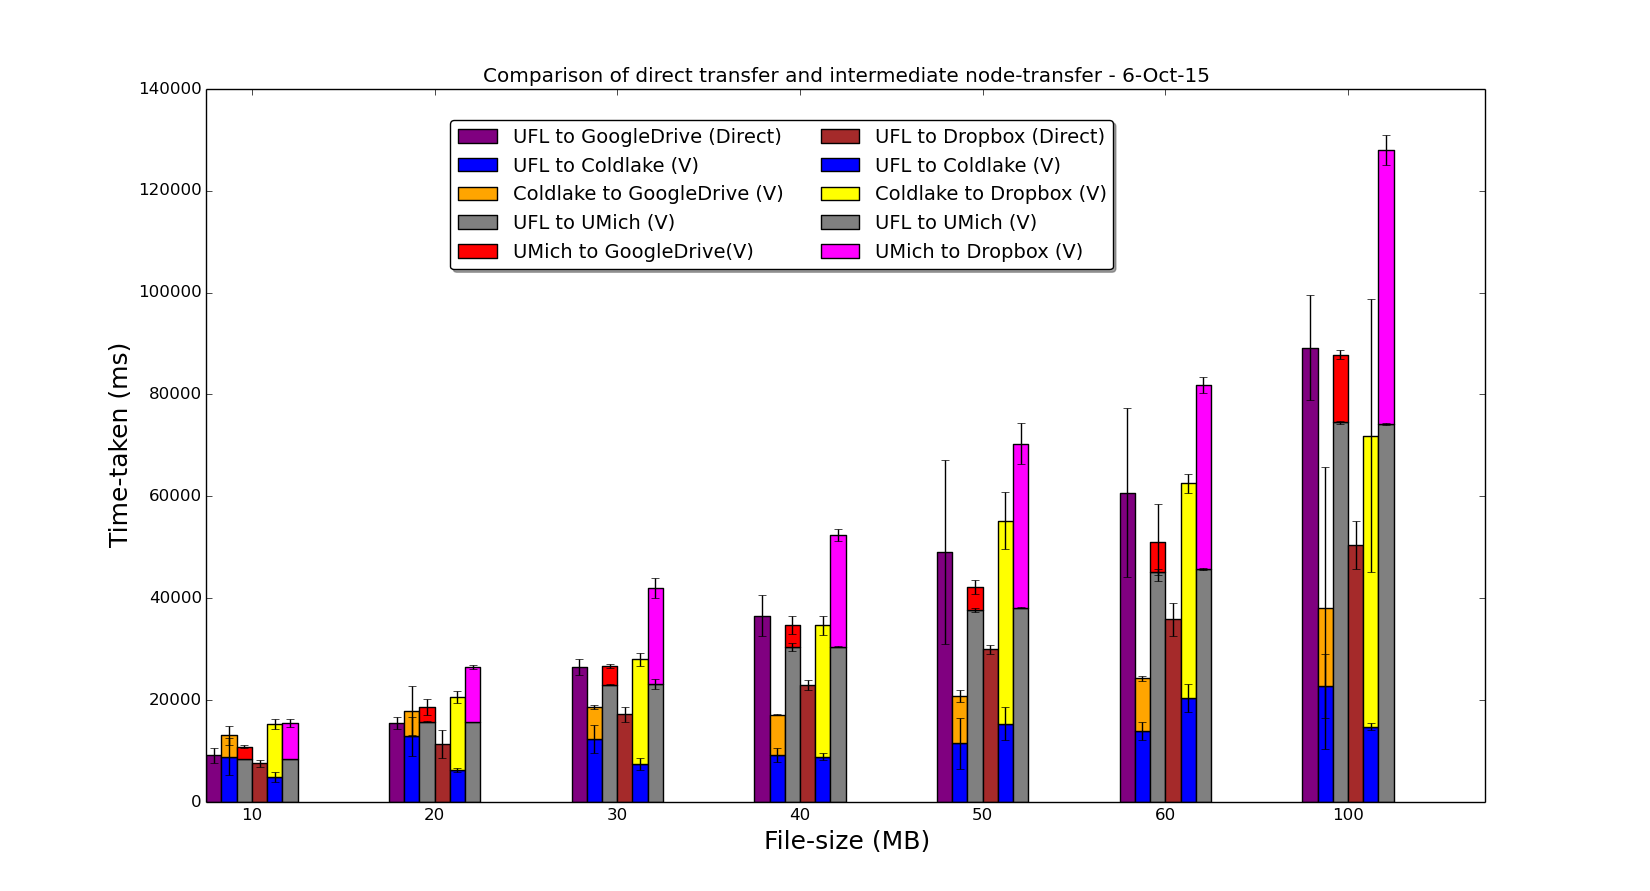

The Python source for this figure:
#import matplotlib libary
import matplotlib.pyplot as plt
import numpy as np
import statistics as st

def median(lst):
    return np.median(np.array(lst))

#define some data
#yi_err is 1.96*STDEVP

#setting color cycle for different curves
colors =['purple', 'blue', 'orange', 'gray', 'red', 'brown', 'blue', 'yellow', 'gray', 'magenta', 'green', 'blue', 'orange', 'gray', 'cyan']
markers = ['o', '^', '*', 's', 'v', '<']
linestyles = [':', '--', '-', '-.', '-.', '--' ]
hatches = ['/', '\\', '|', '-', '+', 'x', 'o', 'O', '.', '*']

x = [10, 20, 30, 40, 50, 60, 100]
labels = ["UFL to GoogleDrive (Direct)", "UFL to Coldlake (V)", "Coldlake to GoogleDrive (V)", "UFL to UMich (V)", "UMich to GoogleDrive(V)", 
	"UFL to Dropbox (Direct)", "UFL to Coldlake (V)", "Coldlake to Dropbox (V)", "UFL to UMich (V)", "UMich to Dropbox (V)", "UFL to OneDrive (Direct)",
	"UFL to Coldlake (V)", "Coldlake to OneDrive (V)", "UFL to UMich (V)", "UMich to OneDrive (V)"
	]
stream = 'upload'
bar_width = 0.25

fig, ax = plt.subplots()
fig.set_size_inches(12, 9.5)

subplotNum = 111 #only one graph
subfig = fig.add_subplot(subplotNum)
ind = np.arange(3, 22, 3)

graphLines = []
rects = []

bar = 0;

j = 0;

directavgs = []
directsds = []

for filesz in x:
	values = []
	with open("GoogDirectUFL.txt") as f:
		for line in f:
			lineValues = line.split('\t')
			if lineValues[2] != stream or (int)(lineValues[1]) != filesz:
				continue
			values.append(float(lineValues[3]))

	directavgs.append(st.median(values[2:7]))
	directsds.append(st.stdev(values[2:7]))

print(directavgs)
print(directsds)


rects.append(ax.bar(ind + bar_width * bar, directavgs, bar_width,
                 color=colors[j],
                 yerr=directsds, ecolor='black'))


j += 1
bar += 1
interavgs = []
intersds = []

for filesz in x:
	values = []
	with open("GoogColdInterUFL.txt") as f:
		for line in f:
			lineValues = line.strip().split(' ')
			if (int)(lineValues[0]) != filesz:
				continue
			values.append(float(lineValues[1]) * 1000)
	interavgs.append(st.median(values[2:7]))
	intersds.append(st.stdev(values[2:7]))

print(interavgs)
print(intersds)

rects.append(ax.bar(ind + bar_width * bar, interavgs, bar_width,
                 color=colors[j],
                 yerr=intersds, ecolor='black'))

j += 1
remoteavgs = []
remotesds = []

for filesz in x:
	values = []
	with open("GoogColdRemote.txt") as f:
		for line in f:
			lineValues = line.split('\t')
			if lineValues[2] != stream or (int)(lineValues[1]) != filesz:
				continue
			values.append(float(lineValues[3]))
	remoteavgs.append(st.median(values[2:7]))
	remotesds.append(st.stdev(values[2:7]))

print(remoteavgs)
print(remotesds)

rects.append(ax.bar(ind + bar_width * bar, remoteavgs, bar_width,
                 color=colors[j],
                 yerr=remotesds,
                 ecolor='black', bottom = interavgs))

j += 1
bar += 1
interavgs = []
intersds = []

for filesz in x:
	values = []
	with open("GoogUMichInterUFL.txt") as f:
		for line in f:
			lineValues = line.strip().split(' ')
			if (int)(lineValues[0]) != filesz:
				continue
			values.append(float(lineValues[1]) * 1000)
	interavgs.append(st.median(values[2:7]))
	intersds.append(st.stdev(values[2:7]))

print(interavgs)
print(intersds)

rects.append(ax.bar(ind + bar_width * bar, interavgs, bar_width,
                 color=colors[j],
                 yerr=intersds, ecolor='black'))

j += 1
remoteavgs = []
remotesds = []

for filesz in x:
	values = []
	with open("GoogUMichRemoteUFL.txt") as f:
		for line in f:
			lineValues = line.split('\t')
			if lineValues[2] != stream or (int)(lineValues[1]) != filesz:
				continue
			values.append(float(lineValues[3]))
	remoteavgs.append(st.median(values[2:7]))
	remotesds.append(st.stdev(values[2:7]))

print(remoteavgs)
print(remotesds)

rects.append(ax.bar(ind + bar_width * bar, remoteavgs, bar_width,
                 color=colors[j],
                 yerr=remotesds,
                 ecolor='black', bottom = interavgs))


'''*******************************************************************Dropbox************************************************************************'''

j += 1
bar += 1
directavgs = []
directsds = []

for filesz in x:
	values = []
	with open("DropDirectUFL.txt") as f:
		for line in f:
			lineValues = line.split('\t')
			if lineValues[2] != stream or (int)(lineValues[1]) != filesz:
				continue
			values.append(float(lineValues[3]))

	directavgs.append(st.median(values[2:7]))
	directsds.append(st.stdev(values[2:7]))

print(directavgs)
print(directsds)


rects.append(ax.bar(ind + bar_width * bar, directavgs, bar_width,
                 color=colors[j],
                 yerr=directsds, ecolor='black'))


j += 1
bar += 1
interavgs = []
intersds = []

for filesz in x:
	values = []
	with open("DropColdInterUFL.txt") as f:
		for line in f:
			lineValues = line.strip().split(' ')
			if (int)(lineValues[0]) != filesz:
				continue
			values.append(float(lineValues[1]) * 1000)
	interavgs.append(st.median(values[2:7]))
	intersds.append(st.stdev(values[2:7]))

print(interavgs)
print(intersds)

rects.append(ax.bar(ind + bar_width * bar, interavgs, bar_width,
                 color=colors[j],
                 yerr=intersds, ecolor='black'))

j += 1
remoteavgs = []
remotesds = []

for filesz in x:
	values = []
	with open("DropColdRemote.txt") as f:
		for line in f:
			lineValues = line.split('\t')
			if lineValues[2] != stream or (int)(lineValues[1]) != filesz:
				continue
			values.append(float(lineValues[3]))
	remoteavgs.append(st.median(values[2:7]))
	remotesds.append(st.stdev(values[2:7]))

print(remoteavgs)
print(remotesds)

rects.append(ax.bar(ind + bar_width * bar, remoteavgs, bar_width,
                 color=colors[j],
                 yerr=remotesds,
                 ecolor='black', bottom = interavgs))

j += 1
bar += 1
interavgs = []
intersds = []

for filesz in x:
	values = []
	with open("DropUMichInterUFL.txt") as f:
		for line in f:
			lineValues = line.strip().split(' ')
			if (int)(lineValues[0]) != filesz:
				continue
			values.append(float(lineValues[1]) * 1000)
	interavgs.append(st.median(values[2:7]))
	intersds.append(st.stdev(values[2:7]))

print(interavgs)
print(intersds)

rects.append(ax.bar(ind + bar_width * bar, interavgs, bar_width,
                 color=colors[j],
                 yerr=intersds, ecolor='black'))

j += 1
remoteavgs = []
remotesds = []

for filesz in x:
	values = []
	with open("DropUMichRemote.txt") as f:
		for line in f:
			lineValues = line.split('\t')
			if lineValues[2] != stream or (int)(lineValues[1]) != filesz:
				continue
			values.append(float(lineValues[3]))
	remoteavgs.append(st.median(values[2:7]))
	remotesds.append(st.stdev(values[2:7]))

print(remoteavgs)
print(remotesds)

rects.append(ax.bar(ind + bar_width * bar, remoteavgs, bar_width,
                 color=colors[j],
                 yerr=remotesds,
                 ecolor='black', bottom = interavgs))


'''*************************************************************************One Drive******************************************************************************'''
'''
j += 1
bar += 1
directavgs = []
directsds = []

for filesz in x:
	values = []
	with open("OneDirectUCLAColdlake.txt") as f:
		for line in f:
			lineValues = line.split('\t')
			if lineValues[2] != stream or (int)(lineValues[1]) != filesz:
				continue
			values.append(float(lineValues[3]))

	directavgs.append(st.median(values[2:7]))
	directsds.append(st.stdev(values[2:7]))

print(directavgs)
print(directsds)


rects.append(ax.bar(ind + bar_width * bar, directavgs, bar_width,
                 color=colors[j],
                 yerr=directsds, ecolor='black'))


j += 1
bar += 1
interavgs = []
intersds = []

for filesz in x:
	values = []
	with open("OneColdInter_UCLA.txt") as f:
		for line in f:
			lineValues = line.strip().split(' ')
			if (int)(lineValues[0]) != filesz:
				continue
			values.append(float(lineValues[1]) * 1000)
	interavgs.append(st.median(values[2:7]))
	intersds.append(st.stdev(values[2:7]))

print(interavgs)
print(intersds)

rects.append(ax.bar(ind + bar_width * bar, interavgs, bar_width,
                 color=colors[j],
                 yerr=intersds, ecolor='black'))

j += 1
remoteavgs = []
remotesds = []

for filesz in x:
	values = []
	with open("OneColdRemoteUCLA.txt") as f:
		for line in f:
			lineValues = line.split('\t')
			if lineValues[2] != stream or (int)(lineValues[1]) != filesz:
				continue
			values.append(float(lineValues[3]))
	remoteavgs.append(st.median(values[2:7]))
	remotesds.append(st.stdev(values[2:7]))

print(remoteavgs)
print(remotesds)

rects.append(ax.bar(ind + bar_width * bar, remoteavgs, bar_width,
                 color=colors[j],
                 yerr=remotesds,
                 ecolor='black', bottom = interavgs))

j += 1
bar += 1
interavgs = []
intersds = []

for filesz in x:
	values = []
	with open("OneUMichInter_UCLA.txt") as f:
		for line in f:
			lineValues = line.strip().split(' ')
			if (int)(lineValues[0]) != filesz:
				continue
			values.append(float(lineValues[1]) * 1000)
	interavgs.append(st.median(values[2:7]))
	intersds.append(st.stdev(values[2:7]))

print(interavgs)
print(intersds)

rects.append(ax.bar(ind + bar_width * bar, interavgs, bar_width,
                 color=colors[j],
                 yerr=intersds, ecolor='black'))

j += 1
remoteavgs = []
remotesds = []

for filesz in x:
	values = []
	with open("OneUMichRemoteUCLA.txt") as f:
		for line in f:
			lineValues = line.split('\t')
			if lineValues[2] != stream or (int)(lineValues[1]) != filesz:
				continue
			values.append(float(lineValues[3]))
	remoteavgs.append(st.median(values[2:7]))
	remotesds.append(st.stdev(values[2:7]))

print(remoteavgs)
print(remotesds)

rects.append(ax.bar(ind + bar_width * bar, remoteavgs, bar_width,
                 color=colors[j],
                 yerr=remotesds,
                 ecolor='black', bottom = interavgs))

'''
print(bar)

ax.set_xlabel("File-size (MB)", fontsize=18)
ax.set_ylabel("Time-taken (ms)", fontsize=18)
ax.set_title("Comparison of direct transfer and intermediate node-transfer - 6-Oct-15")
ax.set_xlim([3,24])
ax.set_xticklabels(x)
ax.set_xticks(ind + bar_width * (bar + 1) / 2)
ax.legend(rects, labels, prop={'size':'14'},loc='upper center', bbox_to_anchor=(0.45, 0.97), ncol=2, fancybox=True, shadow=True)

plt.show()
#plt.savefig("Direct_Client" + str(filesz) + "_MB_" + stream + ".png", bbox_inches='tight')
